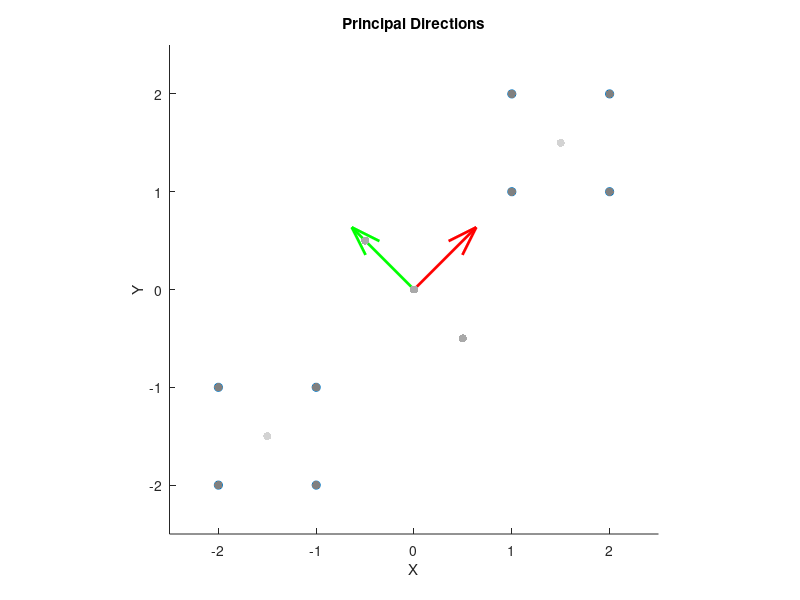
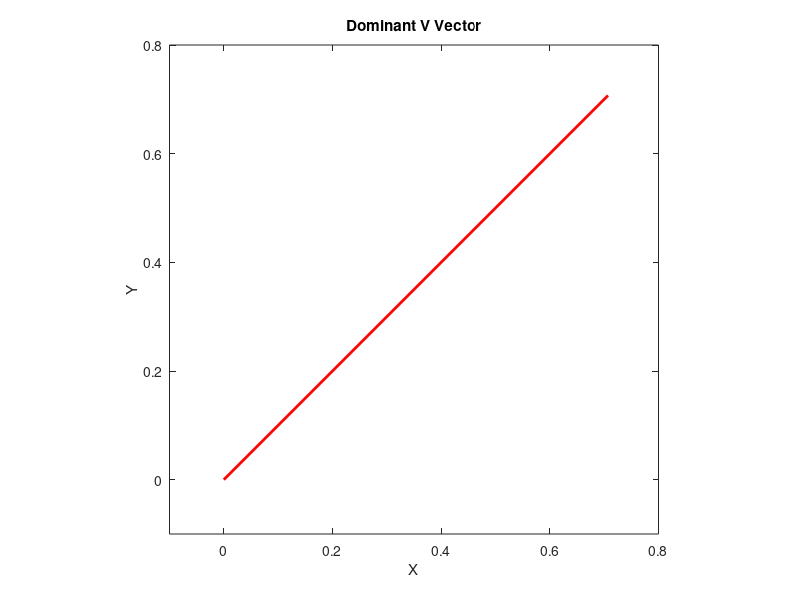

MATLAB code to generate these figures, in order:
A=[-1 -1;-1 -2 ; -2 -1; -2 -2; 1 1; 1 2;2 1;2 2 ];
covar=cov(A);
[u,v]=eigs(covar);
firstprincipaldirection=(u(:,1));
secondprincipaldirection=(u(:,2));
scatter(A(:,1),A(:,2));
hold on;
quiver(0, 0, firstprincipaldirection(1), firstprincipaldirection(2), 'r', 'LineWidth', 2);
quiver(0,0,secondprincipaldirection(1),secondprincipaldirection(2),'g','LineWidth',2);
axis equal;
% Set the limits of the plot
xlim([-2.5 2.5]);
ylim([-2.5 2.5]);
% Add labels and title
xlabel('X');
ylabel('Y');
title('Principal Directions');

%b
projectedData1D = A * firstprincipaldirection;
% Display the 1D projected data points
disp("1D projected data points:");
disp(projectedData1D);

%c
projectedData2D=A*secondprincipaldirection;
meandata=mean(A);
% Reconstruct the data from the first principal component
reconstructedData1D = projectedData1D * firstprincipaldirection' + meandata;
% Reconstruct the data from the second principal component
reconstructedData2D = projectedData2D * secondprincipaldirection' + meandata;
% Reconstruct the data from both components
reconstructedDataBoth = (projectedData1D * firstprincipaldirection' + projectedData2D * secondprincipaldirection') + meandata;
% Plot the reconstructed data points (first principal component)
scatter(reconstructedData1D(:, 1), reconstructedData1D(:, 2), 'filled', 'MarkerFaceColor', '#D3D3D3');
% Plot the reconstructed data points (second principal component)
scatter(reconstructedData2D(:, 1), reconstructedData2D(:, 2), 'filled', 'MarkerFaceColor', '#A9A9A9');
% Plot the reconstructed data points (both components)
scatter(reconstructedDataBoth(:, 1), reconstructedDataBoth(:, 2), 'filled', 'MarkerFaceColor', '#808080');
hold off;

%d
% Compute the MSE for each case
mse1D = mean((A - reconstructedData1D).^2, 'all');
mse2D = mean((A - reconstructedData2D).^2, 'all');
% Display the MSE for each case
disp("MSE for 1D projection:");
disp(mse1D);
disp("MSE for 2D projection:");
disp(mse2D);

%e
% Perform SVD using MATLAB
[U, S, V] = svd(A);
% Get the dominant V vector
dominantV = V(:, 1);
% Plot the dominant V vector
figure;
plot([0, dominantV(1)], [0, dominantV(2)], 'r', 'LineWidth', 2);
axis equal;
xlim([-0.1 0.8]);
ylim([-0.1 0.8]);
xlabel('X');
ylabel('Y');
title('Dominant V Vector');
% Display the dominant V vector
disp("Dominant V vector:");
disp(dominantV);